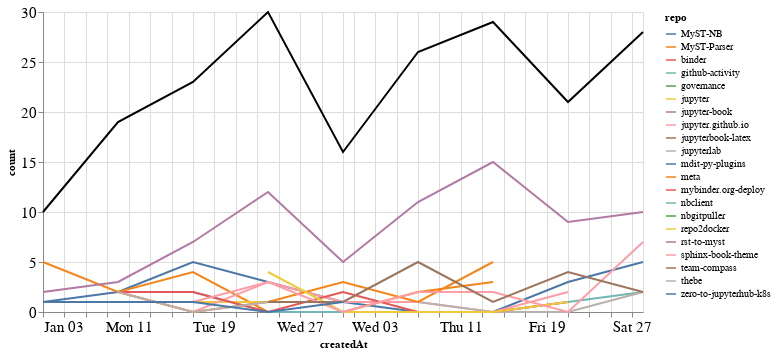

Write notebook code for a chart like this one.
### Markdown cell above
### Comments

### Code cell
comments_time = comments.groupby('repo').resample('W', on='createdAt').count()['author'].reset_index()
comments_time = comments_time.rename(columns={'author': 'count'})
comments_time_total = comments_time.groupby('createdAt').agg({"count": "sum"}).reset_index()
ch1 = alt.Chart(comments_time, width=600).mark_line().encode(
    x='createdAt',
    y='count',
    color='repo',
    tooltip="repo"
)

ch2 = alt.Chart(comments_time_total, width=600).mark_line(color="black").encode(
    x='createdAt',
    y='count',
)

ch1 + ch2

### Figure 1 — Vega-Lite specification as saved in the notebook (floating-point values rounded to 4 significant figures)
{"config": {"axisLeft": {"labelFontSize": 15}, "axisBottom": {"labelFontSize": 15}}, "layer": [{"data": {"name": "data-a7ea4d44984d85c0a79da222df0792b0"}, "mark": "line", "encoding": {"color": {"type": "nominal", "field": "repo"}, "tooltip": {"type": "nominal", "field": "repo"}, "x": {"type": "temporal", "field": "createdAt"}, "y": {"type": "quantitative", "field": "count"}}, "width": 600}, {"data": {"name": "data-359ed918bec754b4b875f6bac8485cc5"}, "mark": {"type": "line", "color": "black"}, "encoding": {"x": {"type": "temporal", "field": "createdAt"}, "y": {"type": "quantitative", "field": "count"}}, "width": 600}], "$schema": "https://vega.github.io/schema/vega-lite/v4.8.1.json", "datasets": {"data-a7ea4d44984d85c0a79da222df0792b0": [{"repo": "MyST-NB", "createdAt": "2021-01-03T00:00:00", "count": 1}, {"repo": "MyST-NB", "createdAt": "2021-01-10T00:00:00", "count": 2}, {"repo": "MyST-NB", "createdAt": "2021-01-17T00:00:00", "count": 5}, {"repo": "MyST-NB", "createdAt": "2021-01-24T00:00:00", "count": 3}, {"repo": "MyST-NB", "createdAt": "2021-01-31T00:00:00", "count": 1}, {"repo": "MyST-NB", "createdAt": "2021-02-07T00:00:00", "count": 0}, {"repo": "MyST-NB", "createdAt": "2021-02-14T00:00:00", "count": 0}, {"repo": "MyST-NB", "createdAt": "2021-02-21T00:00:00", "count": 3}, {"repo": "MyST-NB", "createdAt": "2021-02-28T00:00:00", "count": 5}, {"repo": "MyST-Parser", "createdAt": "2021-01-03T00:00:00", "count": 5}, {"repo": "MyST-Parser", "createdAt": "2021-01-10T00:00:00", "count": 2}, {"repo": "MyST-Parser", "createdAt": "2021-01-17T00:00:00", "count": 4}, {"repo": "MyST-Parser", "createdAt": "2021-01-24T00:00:00", "count": 0}, {"repo": "MyST-Parser", "createdAt": "2021-01-31T00:00:00", "count": 0}, {"repo": "MyST-Parser", "createdAt": "2021-02-07T00:00:00", "count": 2}, {"repo": "MyST-Parser", "createdAt": "2021-02-14T00:00:00", "count": 3}, {"repo": "binder", "createdAt": "2021-01-31T00:00:00", "count": 1}, {"repo": "github-activity", "createdAt": "2021-01-17T00:00:00", "count": 2}, {"repo": "github-activity", "createdAt": "2021-01-24T00:00:00", "count": 0}, {"repo": "github-activity", "createdAt": "2021-01-31T00:00:00", "count": 0}, {"repo": "github-activity", "createdAt": "2021-02-07T00:00:00", "count": 0}, {"repo": "github-activity", "createdAt": "2021-02-14T00:00:00", "count": 0}, {"repo": "github-activity", "createdAt": "2021-02-21T00:00:00", "count": 1}, {"repo": "github-activity", "createdAt": "2021-02-28T00:00:00", "count": 2}, {"repo": "governance", "createdAt": "2021-01-24T00:00:00", "count": 1}, {"repo": "jupyter", "createdAt": "2021-01-17T00:00:00", "count": 1}, {"repo": "jupyter", "createdAt": "2021-01-24T00:00:00", "count": 1}, {"repo": "jupyter", "createdAt": "2021-01-31T00:00:00", "count": 1}, {"repo": "jupyter-book", "createdAt": "2021-01-03T00:00:00", "count": 2}, {"repo": "jupyter-book", "createdAt": "2021-01-10T00:00:00", "count": 3}, {"repo": "jupyter-book", "createdAt": "2021-01-17T00:00:00", "count": 7}, {"repo": "jupyter-book", "createdAt": "2021-01-24T00:00:00", "count": 12}, {"repo": "jupyter-book", "createdAt": "2021-01-31T00:00:00", "count": 5}, {"repo": "jupyter-book", "createdAt": "2021-02-07T00:00:00", "count": 11}, {"repo": "jupyter-book", "createdAt": "2021-02-14T00:00:00", "count": 15}, {"repo": "jupyter-book", "createdAt": "2021-02-21T00:00:00", "count": 9}, {"repo": "jupyter-book", "createdAt": "2021-02-28T00:00:00", "count": 10}, {"repo": "jupyter.github.io", "createdAt": "2021-01-10T00:00:00", "count": 2}, {"repo": "jupyter.github.io", "createdAt": "2021-01-17T00:00:00", "count": 0}, {"repo": "jupyter.github.io", "createdAt": "2021-01-24T00:00:00", "count": 3}, {"repo": "jupyter.github.io", "createdAt": "2021-01-31T00:00:00", "count": 1}, {"repo": "jupyter.github.io", "createdAt": "2021-02-07T00:00:00", "count": 1}, {"repo": "jupyter.github.io", "createdAt": "2021-02-14T00:00:00", "count": 0}, {"repo": "jupyter.github.io", "createdAt": "2021-02-21T00:00:00", "count": 2}, {"repo": "jupyterbook-latex", "createdAt": "2021-02-07T00:00:00", "count": 2}, {"repo": "jupyterlab", "createdAt": "2021-02-07T00:00:00", "count": 1}, {"repo": "jupyterlab", "createdAt": "2021-02-14T00:00:00", "count": 0}, {"repo": "jupyterlab", "createdAt": "2021-02-21T00:00:00", "count": 0}, {"repo": "jupyterlab", "createdAt": "2021-02-28T00:00:00", "count": 2}, {"repo": "mdit-py-plugins", "createdAt": "2021-02-07T00:00:00", "count": 1}, {"repo": "meta", "createdAt": "2021-01-10T00:00:00", "count": 2}, {"repo": "meta", "createdAt": "2021-01-17T00:00:00", "count": 0}, {"repo": "meta", "createdAt": "2021-01-24T00:00:00", "count": 1}, {"repo": "meta", "createdAt": "2021-01-31T00:00:00", "count": 3}, {"repo": "meta", "createdAt": "2021-02-07T00:00:00", "count": 1}, {"repo": "meta", "createdAt": "2021-02-14T00:00:00", "count": 5}, {"repo": "mybinder.org-deploy", "createdAt": "2021-01-10T00:00:00", "count": 2}, {"repo": "mybinder.org-deploy", "createdAt": "2021-01-17T00:00:00", "count": 2}, {"repo": "mybinder.org-deploy", "createdAt": "2021-01-24T00:00:00", "count": 0}, {"repo": "mybinder.org-deploy", "createdAt": "2021-01-31T00:00:00", "count": 2}, {"repo": "mybinder.org-deploy", "createdAt": "2021-02-07T00:00:00", "count": 0}, {"repo": "mybinder.org-deploy", "createdAt": "2021-02-14T00:00:00", "count": 0}, {"repo": "mybinder.org-deploy", "createdAt": "2021-02-21T00:00:00", "count": 1}, {"repo": "nbclient", "createdAt": "2021-02-14T00:00:00", "count": 3}, {"repo": "nbgitpuller", "createdAt": "2021-01-10T00:00:00", "count": 2}, {"repo": "repo2docker", "createdAt": "2021-01-24T00:00:00", "count": 4}, {"repo": "repo2docker", "createdAt": "2021-01-31T00:00:00", "count": 0}, {"repo": "repo2docker", "createdAt": "2021-02-07T00:00:00", "count": 0}, {"repo": "repo2docker", "createdAt": "2021-02-14T00:00:00", "count": 0}, {"repo": "repo2docker", "createdAt": "2021-02-21T00:00:00", "count": 1}, {"repo": "rst-to-myst", "createdAt": "2021-01-03T00:00:00", "count": 1}, {"repo": "sphinx-book-theme", "createdAt": "2021-01-10T00:00:00", "count": 1}, {"repo": "sphinx-book-theme", "createdAt": "2021-01-17T00:00:00", "count": 1}, {"repo": "sphinx-book-theme", "createdAt": "2021-01-24T00:00:00", "count": 3}, {"repo": "sphinx-book-theme", "createdAt": "2021-01-31T00:00:00", "count": 0}, {"repo": "sphinx-book-theme", "createdAt": "2021-02-07T00:00:00", "count": 2}, {"repo": "sphinx-book-theme", "createdAt": "2021-02-14T00:00:00", "count": 2}, {"repo": "sphinx-book-theme", "createdAt": "2021-02-21T00:00:00", "count": 0}, {"repo": "sphinx-book-theme", "createdAt": "2021-02-28T00:00:00", "count": 7}, {"repo": "team-compass", "createdAt": "2021-01-24T00:00:00", "count": 1}, {"repo": "team-compass", "createdAt": "2021-01-31T00:00:00", "count": 1}, {"repo": "team-compass", "createdAt": "2021-02-07T00:00:00", "count": 5}, {"repo": "team-compass", "createdAt": "2021-02-14T00:00:00", "count": 1}, {"repo": "team-compass", "createdAt": "2021-02-21T00:00:00", "count": 4}, {"repo": "team-compass", "createdAt": "2021-02-28T00:00:00", "count": 2}, {"repo": "thebe", "createdAt": "2021-01-10T00:00:00", "count": 2}, {"repo": "thebe", "createdAt": "2021-01-17T00:00:00", "count": 0}, {"repo": "thebe", "createdAt": "2021-01-24T00:00:00", "count": 1}, {"repo": "zero-to-jupyterhub-k8s", "createdAt": "2021-01-03T00:00:00", "count": 1}, {"repo": "zero-to-jupyterhub-k8s", "createdAt": "2021-01-10T00:00:00", "count": 1}, {"repo": "zero-to-jupyterhub-k8s", "createdAt": "2021-01-17T00:00:00", "count": 1}, {"repo": "zero-to-jupyterhub-k8s", "createdAt": "2021-01-24T00:00:00", "count": 0}, {"repo": "zero-to-jupyterhub-k8s", "createdAt": "2021-01-31T00:00:00", "count": 1}], "data-359ed918bec754b4b875f6bac8485cc5": [{"createdAt": "2021-01-03T00:00:00", "count": 10}, {"createdAt": "2021-01-10T00:00:00", "count": 19}, {"createdAt": "2021-01-17T00:00:00", "count": 23}, {"createdAt": "2021-01-24T00:00:00", "count": 30}, {"createdAt": "2021-01-31T00:00:00", "count": 16}, {"createdAt": "2021-02-07T00:00:00", "count": 26}, {"createdAt": "2021-02-14T00:00:00", "count": 29}, {"createdAt": "2021-02-21T00:00:00", "count": 21}, {"createdAt": "2021-02-28T00:00:00", "count": 28}]}}
